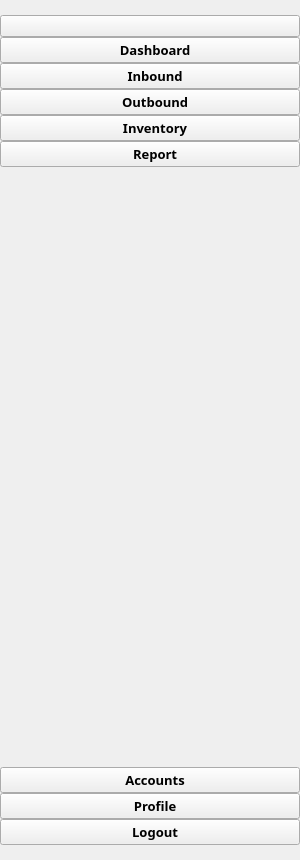
            <widget class="QWidget" name="widget_full_menu" native="true">
             <property name="minimumSize">
              <size>
               <width>300</width>
               <height>0</height>
              </size>
             </property>
             <layout class="QVBoxLayout" name="verticalLayout_8">
              <property name="spacing">
               <number>0</number>
              </property>
              <property name="leftMargin">
               <number>0</number>
              </property>
              <property name="topMargin">
               <number>0</number>
              </property>
              <property name="rightMargin">
               <number>0</number>
              </property>
              <property name="bottomMargin">
               <number>0</number>
              </property>
              <item>
               <widget class="QWidget" name="widget_full_menu1" native="true">
                <layout class="QVBoxLayout" name="verticalLayout_5">
                 <property name="spacing">
                  <number>0</number>
                 </property>
                 <property name="leftMargin">
                  <number>0</number>
                 </property>
                 <property name="topMargin">
                  <number>15</number>
                 </property>
                 <property name="rightMargin">
                  <number>0</number>
                 </property>
                 <property name="bottomMargin">
                  <number>0</number>
                 </property>
                 <item>
                  <widget class="QPushButton" name="pushButton_full_menu">
                   <property name="cursor">
                    <cursorShape>ArrowCursor</cursorShape>
                   </property>
                   <property name="text">
                    <string/>
                   </property>
                   <property name="icon">
                    <iconset resource="../Paninda Pro/resource.qrc">
                     <normaloff>:/icons/Icons/3d/1-3d-close-menu.png</normaloff>:/icons/Icons/3d/1-3d-close-menu.png</iconset>
                   </property>
                   <property name="iconSize">
                    <size>
                     <width>30</width>
                     <height>30</height>
                    </size>
                   </property>
                   <property name="checkable">
                    <bool>true</bool>
                   </property>
                   <property name="autoExclusive">
                    <bool>true</bool>
                   </property>
                  </widget>
                 </item>
                </layout>
               </widget>
              </item>
              <item>
               <widget class="QWidget" name="widget_full_menu2" native="true">
                <property name="minimumSize">
                 <size>
                  <width>180</width>
                  <height>0</height>
                 </size>
                </property>
                <layout class="QVBoxLayout" name="verticalLayout_2">
                 <property name="spacing">
                  <number>0</number>
                 </property>
                 <property name="leftMargin">
                  <number>0</number>
                 </property>
                 <property name="topMargin">
                  <number>0</number>
                 </property>
                 <property name="rightMargin">
                  <number>0</number>
                 </property>
                 <property name="bottomMargin">
                  <number>15</number>
                 </property>
                 <item>
                  <widget class="QPushButton" name="pushButton_full_dashboard">
                   <property name="font">
                    <font>
                     <family>Hauora</family>
                     <pointsize>10</pointsize>
                     <italic>false</italic>
                     <bold>true</bold>
                    </font>
                   </property>
                   <property name="layoutDirection">
                    <enum>Qt::LeftToRight</enum>
                   </property>
                   <property name="text">
                    <string>   Dashboard</string>
                   </property>
                   <property name="icon">
                    <iconset resource="../Paninda Pro/resource.qrc">
                     <normaloff>:/icons/Icons/3d/2-3d-dashboard.png</normaloff>:/icons/Icons/3d/2-3d-dashboard.png</iconset>
                   </property>
                   <property name="iconSize">
                    <size>
                     <width>30</width>
                     <height>30</height>
                    </size>
                   </property>
                   <property name="checkable">
                    <bool>true</bool>
                   </property>
                   <property name="autoRepeat">
                    <bool>false</bool>
                   </property>
                   <property name="autoExclusive">
                    <bool>true</bool>
                   </property>
                  </widget>
                 </item>
                 <item>
                  <widget class="QPushButton" name="pushButton_full_inbound">
                   <property name="font">
                    <font>
                     <family>Hauora</family>
                     <pointsize>10</pointsize>
                     <italic>false</italic>
                     <bold>true</bold>
                    </font>
                   </property>
                   <property name="text">
                    <string>   Inbound</string>
                   </property>
                   <property name="icon">
                    <iconset resource="../Paninda Pro/resource.qrc">
                     <normaloff>:/icons/Icons/3d/3-3d-inbound.png</normaloff>:/icons/Icons/3d/3-3d-inbound.png</iconset>
                   </property>
                   <property name="iconSize">
                    <size>
                     <width>30</width>
                     <height>30</height>
                    </size>
                   </property>
                   <property name="checkable">
                    <bool>true</bool>
                   </property>
                   <property name="autoExclusive">
                    <bool>true</bool>
                   </property>
                  </widget>
                 </item>
                 <item>
                  <widget class="QPushButton" name="pushButton_full_outbound">
                   <property name="font">
                    <font>
                     <family>Hauora</family>
                     <pointsize>10</pointsize>
                     <italic>false</italic>
                     <bold>true</bold>
                    </font>
                   </property>
                   <property name="text">
                    <string>   Outbound</string>
                   </property>
                   <property name="icon">
                    <iconset resource="../Paninda Pro/resource.qrc">
                     <normaloff>:/icons/Icons/3d/4-3d-outbound.png</normaloff>:/icons/Icons/3d/4-3d-outbound.png</iconset>
                   </property>
                   <property name="iconSize">
                    <size>
                     <width>30</width>
                     <height>30</height>
                    </size>
                   </property>
                   <property name="checkable">
                    <bool>true</bool>
                   </property>
                   <property name="autoExclusive">
                    <bool>true</bool>
                   </property>
                  </widget>
                 </item>
                 <item>
                  <widget class="QPushButton" name="pushButton_full_inventory">
                   <property name="font">
                    <font>
                     <family>Hauora</family>
                     <pointsize>10</pointsize>
                     <italic>false</italic>
                     <bold>true</bold>
                    </font>
                   </property>
                   <property name="text">
                    <string>   Inventory</string>
                   </property>
                   <property name="icon">
                    <iconset resource="../Paninda Pro/resource.qrc">
                     <normaloff>:/icons/Icons/3d/5-3d-inventory.png</normaloff>:/icons/Icons/3d/5-3d-inventory.png</iconset>
                   </property>
                   <property name="iconSize">
                    <size>
                     <width>30</width>
                     <height>30</height>
                    </size>
                   </property>
                   <property name="checkable">
                    <bool>true</bool>
                   </property>
                   <property name="autoExclusive">
                    <bool>true</bool>
                   </property>
                  </widget>
                 </item>
                 <item>
                  <widget class="QPushButton" name="pushButton_full_report">
                   <property name="enabled">
                    <bool>true</bool>
                   </property>
                   <property name="font">
                    <font>
                     <family>Hauora</family>
                     <pointsize>10</pointsize>
                     <italic>false</italic>
                     <bold>true</bold>
                    </font>
                   </property>
                   <property name="layoutDirection">
                    <enum>Qt::LeftToRight</enum>
                   </property>
                   <property name="text">
                    <string>   Report</string>
                   </property>
                   <property name="icon">
                    <iconset resource="../Paninda Pro/resource.qrc">
                     <normaloff>:/icons/Icons/3d/6-3d-report.png</normaloff>:/icons/Icons/3d/6-3d-report.png</iconset>
                   </property>
                   <property name="iconSize">
                    <size>
                     <width>30</width>
                     <height>30</height>
                    </size>
                   </property>
                   <property name="checkable">
                    <bool>true</bool>
                   </property>
                   <property name="autoExclusive">
                    <bool>true</bool>
                   </property>
                  </widget>
                 </item>
                 <item>
                  <spacer name="verticalSpacer_2">
                   <property name="orientation">
                    <enum>Qt::Vertical</enum>
                   </property>
                   <property name="sizeType">
                    <enum>QSizePolicy::Fixed</enum>
                   </property>
                   <property name="sizeHint" stdset="0">
                    <size>
                     <width>20</width>
                     <height>600</height>
                    </size>
                   </property>
                  </spacer>
                 </item>
                 <item>
                  <widget class="QPushButton" name="pushButton_full_accounts">
                   <property name="font">
                    <font>
                     <family>Hauora</family>
                     <pointsize>10</pointsize>
                     <italic>false</italic>
                     <bold>true</bold>
                    </font>
                   </property>
                   <property name="text">
                    <string>   Accounts</string>
                   </property>
                   <property name="icon">
                    <iconset resource="../Paninda Pro/resource.qrc">
                     <normaloff>:/icons/Icons/3d/7-3d-accounts.png</normaloff>:/icons/Icons/3d/7-3d-accounts.png</iconset>
                   </property>
                   <property name="iconSize">
                    <size>
                     <width>30</width>
                     <height>30</height>
                    </size>
                   </property>
                   <property name="checkable">
                    <bool>true</bool>
                   </property>
                   <property name="autoExclusive">
                    <bool>true</bool>
                   </property>
                  </widget>
                 </item>
                 <item>
                  <widget class="QPushButton" name="pushButton_full_profile">
                   <property name="font">
                    <font>
                     <family>Hauora</family>
                     <pointsize>10</pointsize>
                     <italic>false</italic>
                     <bold>true</bold>
                    </font>
                   </property>
                   <property name="text">
                    <string>   Profile</string>
                   </property>
                   <property name="icon">
                    <iconset resource="../Paninda Pro/resource.qrc">
                     <normaloff>:/icons/Icons/3d/8-3d-profile.png</normaloff>:/icons/Icons/3d/8-3d-profile.png</iconset>
                   </property>
                   <property name="iconSize">
                    <size>
                     <width>30</width>
                     <height>30</height>
                    </size>
                   </property>
                   <property name="checkable">
                    <bool>true</bool>
                   </property>
                   <property name="autoExclusive">
                    <bool>true</bool>
                   </property>
                  </widget>
                 </item>
                 <item>
                  <widget class="QPushButton" name="pushButton_full_logout">
                   <property name="font">
                    <font>
                     <family>Hauora</family>
                     <pointsize>10</pointsize>
                     <italic>false</italic>
                     <bold>true</bold>
                    </font>
                   </property>
                   <property name="text">
                    <string>   Logout</string>
                   </property>
                   <property name="icon">
                    <iconset resource="../Paninda Pro/resource.qrc">
                     <normaloff>:/icons/Icons/3d/9-3d-logout.png</normaloff>:/icons/Icons/3d/9-3d-logout.png</iconset>
                   </property>
                   <property name="iconSize">
                    <size>
                     <width>30</width>
                     <height>30</height>
                    </size>
                   </property>
                   <property name="checkable">
                    <bool>true</bool>
                   </property>
                   <property name="autoExclusive">
                    <bool>true</bool>
                   </property>
                  </widget>
                 </item>
                </layout>
               </widget>
              </item>
             </layout>
            </widget>
